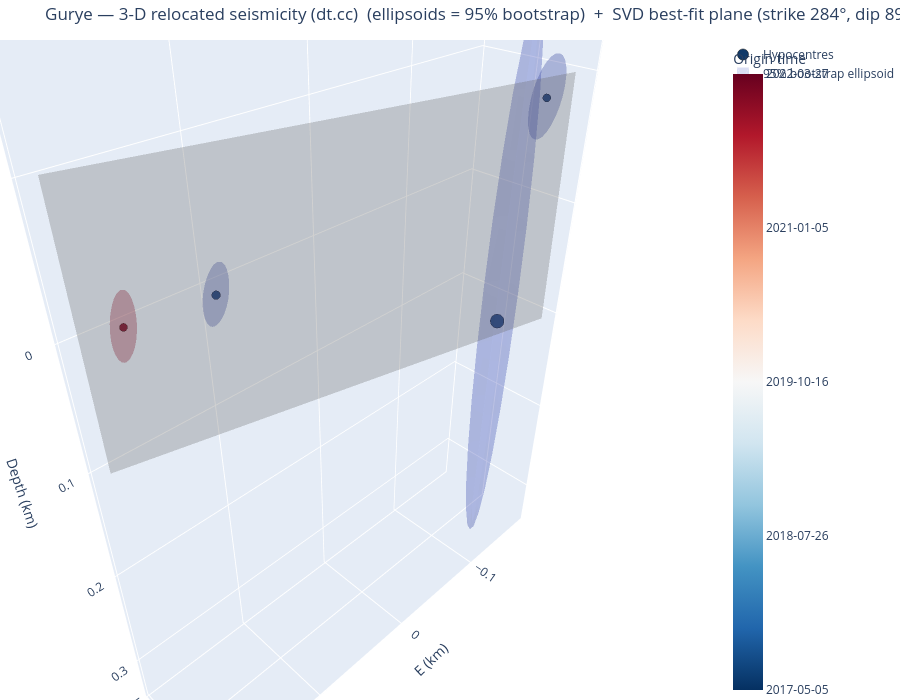

The notebook cell this image was saved under:
### Markdown cell above
The same view with the per-event uncertainty drawn as a **95% bootstrap error ellipsoid**
(`error="ellipsoid"`) instead of whisker bars: each ellipsoid's shape is the bootstrap sample covariance
and its size the empirical 95% Mahalanobis radius (95% of replicas inside), coloured like its hypocentre.
Tight horizontal but loose depth control shows up as a vertically elongated ellipsoid.

### Code cell
fig3d_e = viz.plot_3d_plane(cfg, VELMODEL, error="ellipsoid", frame_from=FRAME_FROM, mech_select=MECH_SELECT)
try:
    fig3d_e.write_image(f"/tmp/{CLUSTER}_3d_ellipsoid.png", scale=2)
except Exception:
    pass
fig3d_e

### Figure 1 — Plotly figure (JSON) as saved in the notebook; plotly's stock layout.template omitted (floating-point values rounded to 4 significant figures; data arrays with more than 128 entries replaced by an {"elided": "..."} marker saying what was removed)
{"data": [{"marker": {"color": [17290.0, 17290.0, 17290.0, 19080.0], "colorbar": {"ticktext": ["2017-05-05", "2018-07-26", "2019-10-16", "2021-01-05", "2022-03-27"], "tickvals": [17290.0, 17740.0, 18190.0, 18630.0, 19080.0], "title": {"text": "Origin time"}}, "colorscale": [[0, "rgb(5,48,97)"], [0.1, "rgb(33,102,172)"], [0.2, "rgb(67,147,195)"], [0.3, "rgb(146,197,222)"], [0.4, "rgb(209,229,240)"], [0.5, "rgb(247,247,247)"], [0.6, "rgb(253,219,199)"], [0.7, "rgb(244,165,130)"], [0.8, "rgb(214,96,77)"], [0.9, "rgb(178,24,43)"], [1, "rgb(103,0,31)"]], "line": {"color": "black", "width": 0.5}, "opacity": 0.95, "size": [16.0, 10.0, 9.2, 9.2]}, "mode": "markers", "name": "Hypocentres", "text": ["200000  M3.0", "200001  M1.5", "200002  M1.3", "200003  M1.3"], "type": "scatter3d", "x": [-0.1214, 0.1019, -0.1468, 0.1662], "y": [0.0325, -0.0318, 0.0345, -0.0352], "z": [0.08862, -0.000175, -0.08528, -0.003175]}, {"alphahull": 0, "color": "rgb(58,76,192)", "flatshading": true, "hoverinfo": "skip", "name": "95% bootstrap ellipsoid", "opacity": 0.18, "showlegend": true, "showscale": false, "type": "mesh3d", "x": {"elided": "196 float values"}, "y": {"elided": "196 float values"}, "z": {"elided": "196 float values"}}, {"alphahull": 0, "color": "rgb(58,76,192)", "flatshading": true, "hoverinfo": "skip", "name": "95% bootstrap ellipsoid", "opacity": 0.18, "showlegend": false, "showscale": false, "type": "mesh3d", "x": {"elided": "196 float values"}, "y": {"elided": "196 float values"}, "z": {"elided": "196 float values"}}, {"alphahull": 0, "color": "rgb(58,76,192)", "flatshading": true, "hoverinfo": "skip", "name": "95% bootstrap ellipsoid", "opacity": 0.18, "showlegend": false, "showscale": false, "type": "mesh3d", "x": {"elided": "196 float values"}, "y": {"elided": "196 float values"}, "z": {"elided": "196 float values"}}, {"alphahull": 0, "color": "rgb(179,3,38)", "flatshading": true, "hoverinfo": "skip", "name": "95% bootstrap ellipsoid", "opacity": 0.18, "showlegend": false, "showscale": false, "type": "mesh3d", "x": {"elided": "196 float values"}, "y": {"elided": "196 float values"}, "z": {"elided": "196 float values"}}, {"color": "gray", "hoverinfo": "name", "i": [0, 0], "j": [1, 3], "k": [3, 2], "name": "SVD best-fit plane 284/89", "opacity": 0.3, "showscale": false, "type": "mesh3d", "x": [-0.1708, -0.1719, 0.1904, 0.1894], "y": [0.04412, 0.03967, -0.04412, -0.04857], "z": [0.1026, -0.09917, 0.1026, -0.09917]}], "layout": {"height": 700, "margin": {"b": 0, "l": 0, "r": 0, "t": 40}, "scene": {"aspectmode": "data", "xaxis": {"title": {"text": "E (km)"}}, "yaxis": {"title": {"text": "N (km)"}}, "zaxis": {"autorange": "reversed", "title": {"text": "Depth (km)"}}}, "title": {"text": "Gurye — 3-D relocated seismicity (dt.cc)  (ellipsoids = 95% bootstrap)  +  SVD best-fit plane (strike 284°, dip 89°)"}}}
